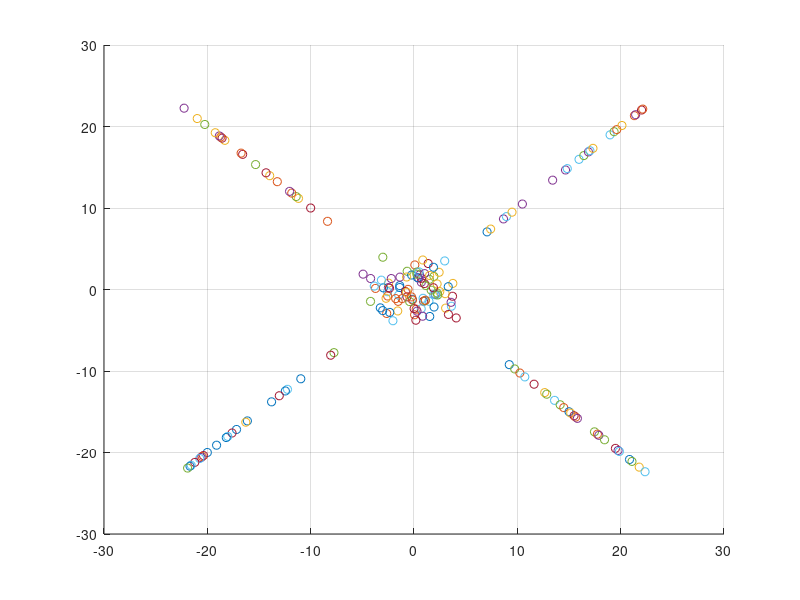

MATLAB code to generate this figure:
close all
clear all
%%%%%%%%%%S M Zafaruddin%%%%%%%
%%%%%%%%EEE F311 Communication Systems%%%%%%%%%%%%%%%%%


%%%%%System parameters %%%%%%%%%%%%%
noise_power_watt= 2;%%%%%W/Hz

transmit_power_p_min= 100; %%%% in dBm. Sometimes given dBm/Hz
transmit_power_p_max= 1000; %%%% in dBm. Sometimes given dBm/Hz

for p= transmit_power_p_min:10:transmit_power_p_max  %%% this will increase the transmitted power of symbols.
  num_iter=10^2;
for iter=1:1:num_iter
    const=(1/sqrt(2)).*[1+1j, 1-1j, -1-1j, -1+1j ];
    m= const(randi(4));
    x= sqrt(p)*m;
    n= sqrt(noise_power_watt)*randn(1)+1j*sqrt(noise_power_watt)*randn(1);
    g=10^0.5;
    lambda=10;
    d=100;
   h=(g^2*lambda)/(4*pi*d); %%%channel coef.
      y= h*x+n;  %%%received signal
      
            
end 
figure(1)
hold all
scatter(real(x),imag(x))
hold on
scatter(real(y), imag(y))
grid on
end
